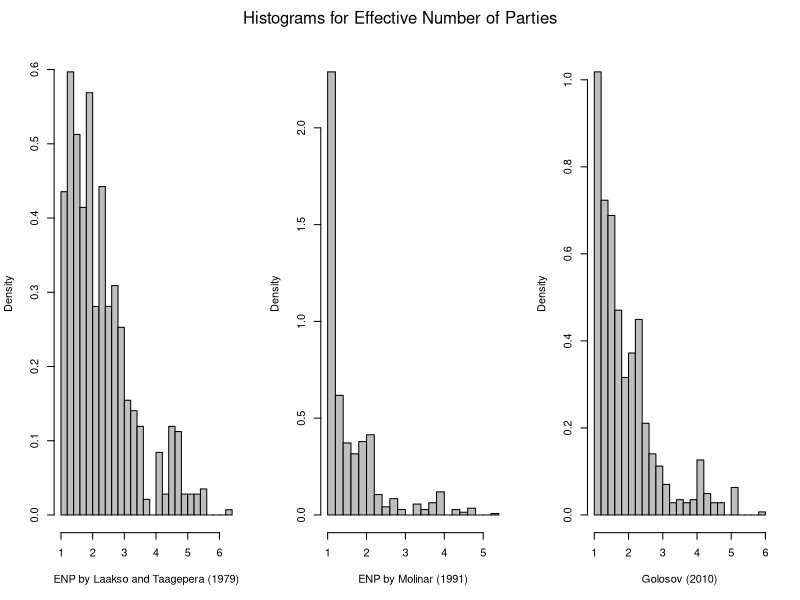
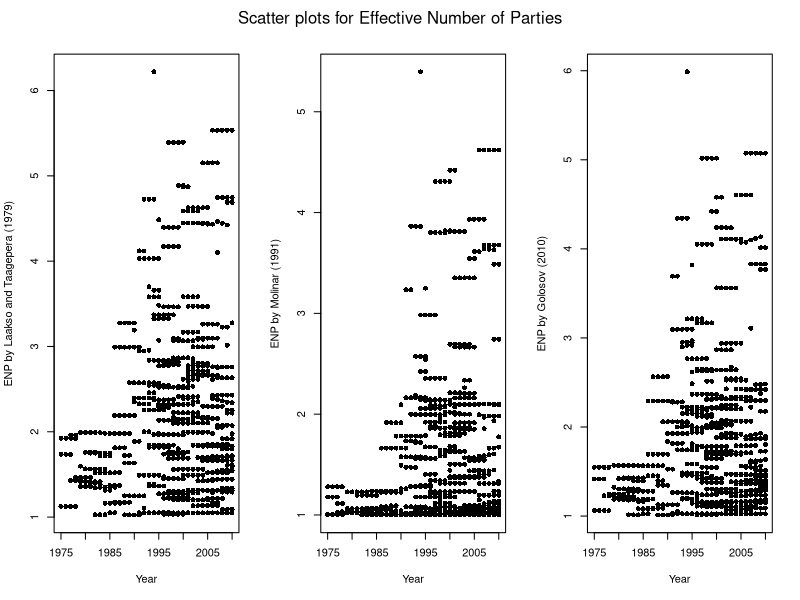
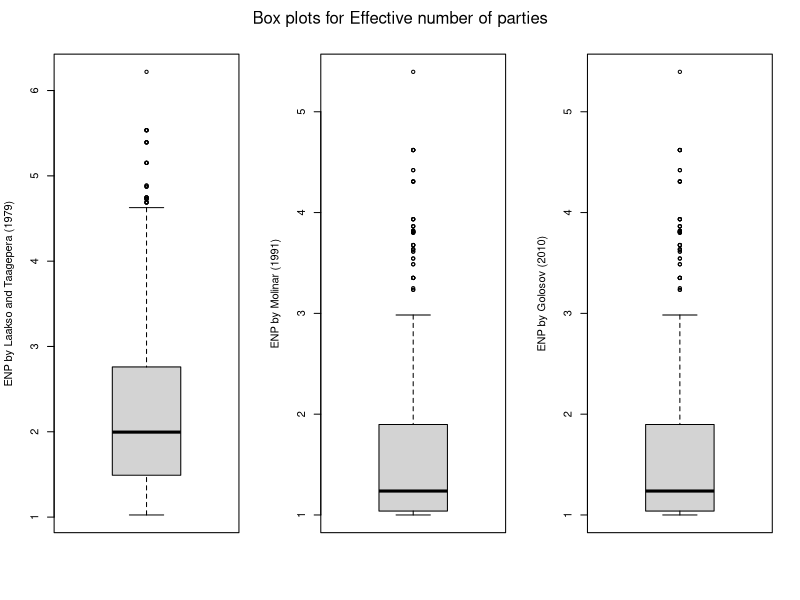
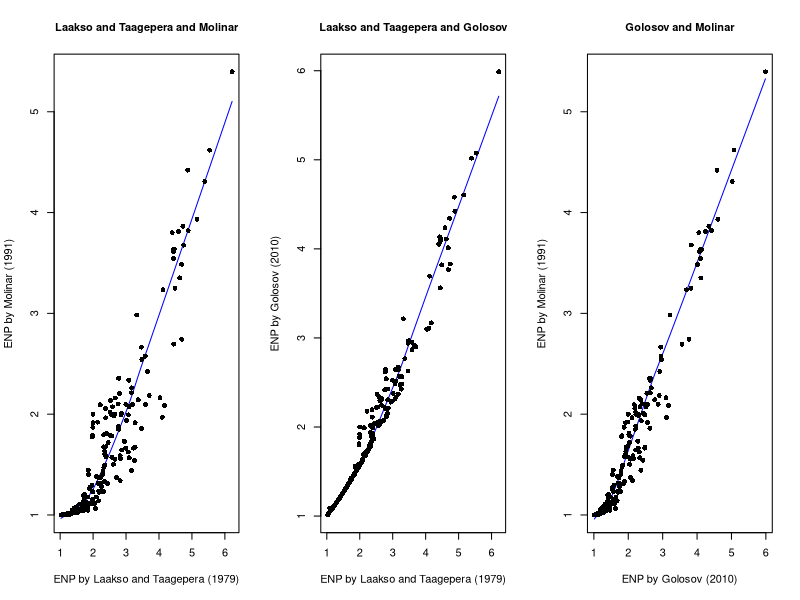

Generate these figures, in order, with R:
## ---- chunk 1
## Defaults for R chunks
knitr::opts_chunk$set(echo = TRUE, ## echo = TRUE means code will show
                      warning=FALSE, ## supress warnings and messages from R
                      message=FALSE,
                      fig.path='Figs/', ## where to save figures
                      fig.height = 3, ## default figure size (can differ in each chunk)
                      fig.width = 3)

## Add any R packages you require. 
## Here are some we will use in 811:
requires <- c("tidyverse", ## tidyverse includes dplyr and ggplot2
              "magrittr",
              "foreign",
              "readstata13",
              "here")

## Install any you don't have
to_install <- c(requires %in% rownames(installed.packages()) == FALSE)
install.packages(c(requires[to_install], "NA"), repos = "https://cloud.r-project.org/" )

## Load all required R packages
library(tidyverse)
library(ggplot2); theme_set(theme_minimal())
library(magrittr)
library(here)
## ---- chunk 2
parties <- read.csv("umanetsdata.csv")
## ---- chunk 3

##Histograms 

par(mfrow=c(1,3))
hist (parties$enp_lt, freq = FALSE, breaks = 20, col = "grey",
      main = "",
      xlab = "ENP by Laakso and Taagepera (1979)")
hist (parties$enp_mol, freq = FALSE, breaks = 20, col = "grey",
      xlab = "ENP by Molinar (1991)",
      main = "")
hist (parties$enp_gol, freq = FALSE, breaks = 20, col = "grey",
      xlab = "Golosov (2010)",
      main = "")
mtext("Histograms for Effective Number of Parties", side = 3, line = -2, outer = TRUE)

##Scatter plots
par(mfrow = c(1,3))
plot(parties$year, parties$enp_lt, pch = 16,
     xlab = "Year",
     ylab = "ENP by Laakso and Taagepera (1979)")
plot(parties$year, parties$enp_mol, pch = 16,
     xlab = "Year",
     ylab = "ENP by Molinar (1991)")
plot(parties$year, parties$enp_gol, pch = 16,
     xlab = "Year",
     ylab = "ENP by Golosov (2010)")
mtext("Scatter plots for Effective Number of Parties", side = 3, line = -2, outer = TRUE)

##Box plots

par(mfrow=c(1,3))
boxplot(parties$enp_lt, ylab = "ENP by Laakso and Taagepera (1979)")
boxplot(parties$enp_mol, ylab = "ENP by Molinar (1991)")
boxplot(parties$enp_mol, ylab = "ENP by Golosov (2010)")
mtext("Box plots for Effective number of parties", side = 3, line = -2, outer = TRUE)
## ---- chunk 4

par(mfrow = c(1,3))
plot(parties$enp_lt, parties$enp_mol, pch = 16, 
     lines(lowess(parties$enp_lt, parties$enp_mol), col = "blue"),
     xlab = "ENP by Laakso and Taagepera (1979)",
     ylab = "ENP by Molinar (1991)",
     main = "Laakso and Taagepera and Molinar",
     cex.main=1)
plot(parties$enp_lt, parties$enp_gol, pch = 16,
     lines(lowess(parties$enp_lt, parties$enp_gol), col = "blue"),
     xlab = "ENP by Laakso and Taagepera (1979)",
     ylab = "ENP by Golosov (2010)",
     main = "Laakso and Taagepera and Golosov",
     cex.main=1)
plot(parties$enp_gol, parties$enp_mol, pch = 16,
     lines(lowess(parties$enp_gol, parties$enp_mol), col = "blue"),
     xlab = "ENP by Golosov (2010)",
     ylab = "ENP by Molinar (1991)",
     main = "Golosov and Molinar",
     cex.main=1)
